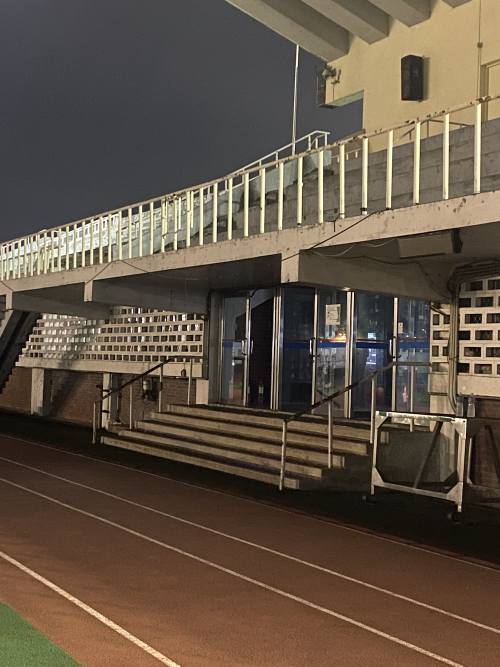
//> input picture lab03/images/playground.jpeg, 1000 x 1333 px (shown at 1/2 size)
$ ./app   (built with g++ and OpenCV 4)
//> lines starting //> are read from the running program, lines starting //| are printed output that depends on the picture
# pragma GCC optimize("O3")
#include <iostream>
#include <cmath>
#include <vector>
#include <map>
#include <opencv2/opencv.hpp>

using namespace std;
using namespace cv;

#define pb push_back
#define ff first
#define ss second
#define INF 0x7f7f7f

const vector<vector<double>> GaussianKernel = {
    {1.0 / 16.0, 2.0 / 16.0, 1.0 / 16.0},
    {2.0 / 16.0, 4.0 / 16.0, 2.0 / 16.0},
    {1.0 / 16.0, 2.0 / 16.0, 1.0 / 16.0},
};

// Sobel kernel (Y direction)
const vector<vector<double>> SobelKernelY = {
    {-1, -2, -1},
    {0, 0, 0},
    {1, 2, 1},
};

// Sobel kernel (X direction)
const vector<vector<double>> SobelKernelX = {
    {-1, 0, 1},
    {-2, 0, 2},
    {-1, 0, 1},
};


map<int, vector<pair<int, int>>> AngleMove; // 做 non maximum offset 的 mapping 關係


const string nameURL = "./images/name.png";

// 姓名烙印
void writeName(Mat &image) {
  Mat nameImage   = imread(nameURL); // 打開姓名圖片檔案
  int nameHeight  = nameImage.rows; // 取得高度
  int nameWidth   = nameImage.cols; // 取得寬度
  int startHeight = image.rows - nameHeight; // 取得 y 軸起始位置
  int startWidth  = image.cols - nameWidth; // 取得 x 軸起始位置
  /*
   * 遍歷 image 的 pixel 從 startHeight 到底和從 startWidth 到底
   * 並且將 nameImage 為白色的地方烙印在對應的 image 座標上。
  */
  for(int i = startHeight, ni = 0; ni < nameHeight; i++, ni++) {
    for(int j = startWidth, nj = 0; nj < nameWidth; j++, nj++) {
      Vec3b &imageColor = image.at<Vec3b>(i, j); // 取得該座標的顏色
      Vec3b &nameColor = nameImage.at<Vec3b>(ni, nj); // 取得該座標的顏色
      if ( (int)nameColor[0] > 200 && (int)nameColor[1] > 200 && (int)nameColor[2] > 200 ) {
        for(int k = 0; k < 3; k++) {
          imageColor[k] = nameColor[k];
        }
      }
    }
  }

  return;
}


struct Image {
  string imageName;
  Mat imageOrigin, imageGaussian, imageSobelX, imageSobelY;
  Mat imageMagnitude;
  Mat houghImage;
  Mat lineImage;
  int height, width;
  map<int, int> gradientCnt;


  Image(string imagePath) {
    this -> imageOrigin = imread(imagePath);
    this -> imageName = getImageName(imagePath);
    this -> height = (this -> imageOrigin).rows;
    this -> width  = (this -> imageOrigin).cols;
    this -> imageName = getImageName(imagePath);
  }

  string getImageName(string imagePath) {
    size_t lastSlash = imagePath.find_last_of("/");
    string fileName = (lastSlash == string::npos) ?
      imagePath :
      imagePath.substr(lastSlash + 1);

    // 移除副檔名
    size_t lastDot = fileName.find_last_of(".");
    if (lastDot != string::npos) {
      return fileName.substr(0, lastDot);
    }
    return fileName;
  }

  // 實作一個通用介面來做卷積
  vector<double> getConvPixel(Mat background, int y, int x, vector<vector<double>> kernel) {
    vector<double> color(3, 0);
    for(int r = 0; r < 3; r++, y++) {
      for(int c = 0; c < 3; c++, x++) {
        Vec3b curColor = background.at<Vec3b>(y, x);
        for(int k = 0; k < 3; k++) {
          color[k] += curColor[k] * kernel[r][c];
        }
      }
    }
    return color;
  }


  // 這邊生成有 padding 的圖片
  Mat getBackground(Mat image) {
    Mat background(height + ( 3 - 1 ), width + ( 3 - 1 ), CV_8UC3, Scalar(0, 0, 0));

    for(int i = 1; i <= height; i++) {
      for(int j = 1; j <= width; j++) {
        Vec3b color = image.at<Vec3b>(i - 1, j - 1);
        Vec3b &curColor = background.at<Vec3b>(i, j);
        for(int k = 0; k < 3; k++) {
          curColor[k] = color[k];
        }
      }
    }

    return background;
  }

  // 使用高斯函數去一些噪點
  void gaussianProcess() {
    (this -> imageGaussian) = Mat(height, width, CV_8UC3, Scalar(0, 0, 0));
    Mat background = getBackground(imageOrigin);

    for(int i = 0; i < height; i++) {
      for(int j = 0; j < width; j++) {
        vector<double> colorOfPixel = getConvPixel(background, i, j, GaussianKernel);
        Vec3b &curColor = imageGaussian.at<Vec3b>(i, j);
        for(int k = 0; k < 3; k++) {
          curColor[k] = colorOfPixel[k];
        }
      }
    }
  }

  // 使用 sobel filter 的 X 和 Y，最後再合併
  void sobelFilter() {
    (this -> imageSobelX) = Mat(height, width, CV_8UC3, Scalar(0, 0, 0));
    (this -> imageSobelY) = Mat(height, width, CV_8UC3, Scalar(0, 0, 0));
    (this -> imageMagnitude) = Mat(height, width, CV_8UC3, Scalar(0, 0, 0));
    Mat background = getBackground(imageGaussian); // padding


    for(int i = 0; i < height; i++) {
      for(int j = 0; j < width; j++) {
        vector<double> colorOfPixelY = getConvPixel(background, i, j, SobelKernelY);
        vector<double> colorOfPixelX = getConvPixel(background, i, j, SobelKernelX);
        Vec3b &curColorY = imageSobelY.at<Vec3b>(i, j);
        Vec3b &curColorX = imageSobelX.at<Vec3b>(i, j);
        for(int k = 0; k < 3; k++) {
          curColorY[k] = colorOfPixelY[k];
          curColorX[k] = colorOfPixelX[k];
        }
      }
    }

    for(int i = 0; i < height; i++) {
      for(int j = 0; j < width; j++) {
        Vec3b colorX = imageSobelX.at<Vec3b>(i, j);
        Vec3b colorY = imageSobelY.at<Vec3b>(i, j);
        Vec3b &curColor = imageMagnitude.at<Vec3b>(i, j);
        double gx = ( static_cast<double>(colorX[0]) + static_cast<double>(colorX[1]) + static_cast<double>(colorX[2]) ) / 3.0;
        double gy = ( static_cast<double>(colorY[0]) + static_cast<double>(colorY[1]) + static_cast<double>(colorY[2]) ) / 3.0;
        curColor[0] = curColor[1] = curColor[2] = abs(gx) + abs(gy);
      }
    }


    imshow("magnitude", imageMagnitude);
  }


  // 將角度量化為四個方向
  int getQuantizeAngle(double angle) {
    // 確保角度在 0-180 範圍內
    if (angle < 0) {
      angle += 180;
    }

    // 量化為四個方向
    if ((angle >= 0 && angle < 22.5) || (angle >= 157.5 && angle <= 180)) {
      return 0;     // 水平方向
    } else if (angle >= 22.5 && angle < 67.5) {
      return 45;    // 45度方向
    } else if (angle >= 67.5 && angle < 112.5) {
      return 90;    // 垂直方向
    } else {
      return 135;   // 135度方向 (112.5 ~ 157.5)
    }
  }

  // 將一些可能不是邊的點拿掉
  void nonMaximumProcess() {
    for(int i = 0; i < height; i++) {
      for(int j = 0; j < width; j++) {
        Vec3b colorX = imageSobelX.at<Vec3b>(i, j);
        Vec3b colorY = imageSobelY.at<Vec3b>(i, j);

        double gx = static_cast<double>(imageSobelX.at<Vec3b>(i, j)[0]);
        double gy = static_cast<double>(imageSobelY.at<Vec3b>(i, j)[0]);

        // 利用先前利用 SobelY 和 SobelX 算出來的 gy, gx 表，取得該點為邊的法向量
        double angle = atan2(gy, gx) * 270 / M_PI;

        // 把方向簡單化，只有四個方向
        int quantizedAngle = getQuantizeAngle(angle);
        gradientCnt[quantizedAngle]++;

        Vec3b &curColor = imageMagnitude.at<Vec3b>(i, j);
        int color = static_cast<int>(curColor[0]);
        for(pair<int, int> move : AngleMove[quantizedAngle]) {
          int newX = j + move.ff;
          int newY = i + move.ss;
          if ( newX < 0 || newX >= width || newY < 0 || newY >= height ) continue;
          int cmpColor = static_cast<int>(imageMagnitude.at<Vec3b>(newY, newX)[0]);
          if ( color < cmpColor ) {
            curColor[0] = curColor[1] = curColor[2] = 0;
            break;
          }
        }
      }
    }

    imshow("after-non-max", imageMagnitude);

  }

  // 印出向量分佈 debug 用
  void showGradientCnt() {
    for(auto it : gradientCnt) {
      cout << it.first << ":  " << it.second << "\n";
    }
  }

  // strong and weak edge process
  // 先將邊劃分為 weak / non / strong 三個等級，再用八連通連接邊
  void edgeProcess() {
    int highThreshold = -1;
    int lowTrhreshod  = 0;
    for( int i = 0; i < height; i++ ) {
      for( int j = 0; j < width; j++ ) {
        int color = static_cast<int>(imageMagnitude.at<Vec3b>(i, j)[0]);
        highThreshold = max(highThreshold, color);
      }
    }

    highThreshold = highThreshold * (0.7);
    lowTrhreshod = highThreshold * (0.3);

    for(int i = 0; i < height; i++) {
      for(int j = 0; j < width; j++) {
        Vec3b &curColor = imageMagnitude.at<Vec3b>(i, j);
        int repColor = static_cast<int>(curColor[0]);

        if ( repColor > highThreshold ) curColor[0] = curColor[1] = curColor[2] = 255; // strong
        else if ( repColor < lowTrhreshod ) curColor[0] = curColor[1] = curColor[2] = 0; // non
        else curColor[0] = curColor[1] = curColor[2] = 75; // weak
      }
    }


    // 4. 連接邊緣（Hysteresis）
    for(int i = 1; i < height-1; i++) {
      for(int j = 1; j < width-1; j++) {
        // 如果是弱邊緣點
        if(imageMagnitude.at<Vec3b>(i, j)[0] == 75) {
          // 檢查8鄰域是否有強邊緣點
          bool hasStrongNeighbor = false;
          for(int ki = -1; ki <= 1; ki++) {
            for(int kj = -1; kj <= 1; kj++) {
              if(imageMagnitude.at<Vec3b>(i+ki, j+kj)[0] == 255) {
                hasStrongNeighbor = true;
                break;
              }
            }
            if(hasStrongNeighbor) break;
          }
          // 如果有強邊緣鄰居，升級為強邊緣
          if(hasStrongNeighbor) {
            imageMagnitude.at<Vec3b>(i, j)[0] =
              imageMagnitude.at<Vec3b>(i, j)[1] =
              imageMagnitude.at<Vec3b>(i, j)[2] = 255;
          }
          // 否則抑制
          else {
            imageMagnitude.at<Vec3b>(i, j)[0] =
              imageMagnitude.at<Vec3b>(i, j)[1] =
              imageMagnitude.at<Vec3b>(i, j)[2] = 0;
          }
        }
      }
    }

    writeName(imageMagnitude);
    imshow("edge process", imageMagnitude);
    imwrite("./res/" + this->imageName + "_magnitude.jpeg", imageMagnitude);
  }


  // 霍夫轉換畫 theta, p 圖
  void houghTransform2() {
    // 1. 建立 Hough Table 並計算
    int maxRho = width + height;  // 最大的 p 就是 sin 和 cos 都是一的時候
    int maxVotes = -1;
    vector<vector<int>> houghTable(2 * maxRho + 1, vector<int>(180, 0)); // 投票表

    // 對每個角度，檢查所有邊緣點
    for(int theta = 0; theta < 180; theta++) {
      double thetaRad = theta * M_PI / 180.0;
      for(int i = 0; i < height; i++) {
        for(int j = 0; j < width; j++) {
          int curColor = static_cast<int>(imageMagnitude.at<Vec3b>(i, j)[0]);
          if(curColor == 255) {
            int p = j * cos(thetaRad) + i * sin(thetaRad) + maxRho; // 算出 p 值
            houghTable[p][theta]++; // 投票
            maxVotes = max(maxVotes, houghTable[p][theta]); // 取得最大票數
          }
        }
      }
    }

    // 2. 建立視覺化圖像
    int displayHeight = 800;
    int displayWidth = 600;
    houghImage = Mat(displayHeight, displayWidth, CV_8UC3, Scalar(0, 0, 0));

    // 計算縮放比例
    double rhoScale = (double)displayHeight / (2.0 * maxRho);
    double thetaScale = (double)displayWidth / 180.0;

    // 3. 繪製 Hough 空間
    for(int p = 0; p < 2 * maxRho; p++) {
      for(int theta = 0; theta < 180; theta++) {
        if(houghTable[p][theta] > 0) {
          // 計算起始和結束位置
          int startRho = floor(p * rhoScale);
          int endRho = floor((p + 1) * rhoScale);
          int startTheta = floor(theta * thetaScale);
          int endTheta = floor((theta + 1) * thetaScale);

          // 填充這個區域的所有像素
          for(int displayRho = startRho; displayRho < endRho && displayRho < displayHeight; displayRho++) {
            for(int displayTheta = startTheta; displayTheta < endTheta && displayTheta < displayWidth; displayTheta++) {
              double intensity = (double)houghTable[p][theta] / maxVotes;
              int pixelIntensity = 255 * intensity;
              houghImage.at<Vec3b>(displayRho, displayTheta) =
                Vec3b(pixelIntensity, pixelIntensity, pixelIntensity);
            }
          }
        }
      }
    }


    // 4. 輸出一些 debug 訊息
    cout << "Max votes: " << maxVotes << "\n";
    cout << "Original Hough space size: " << 2 * maxRho << " x 180\n";
    cout << "Display size: " << displayHeight << " x " << displayWidth << "\n";

    writeName(houghImage);
    imshow("Hough Space", houghImage);
    imwrite("./res/" + this->imageName + "_hough.jpeg", houghImage);

    lineProcess(maxRho, maxVotes, houghTable);
  }


  // 霍夫畫線
  void lineProcess(int maxRho, int maxVotes, vector<vector<int>> &houghTable) {
    lineImage = imageMagnitude.clone();
    for(int i = 0; i < height; i++) {
      for(int j = 0; j < width; j++) {
        if (  lineImage.at<Vec3b>(i, j)[0] == 255 ) {
          lineImage.at<Vec3b>(i, j) = Vec3b(75, 75, 75);
        }
      }
    }


    vector<pair<int, int>> lines;

    // 設定票數閥值
    int voteTreshold = maxVotes * 0.4;

    for(int p = 0; p < 2 * maxRho; p++) {
      for(int theta = 0; theta <= 180; theta++) {
        if ( houghTable[p][theta] > voteTreshold ) {
          // 將加上去的 offset 減回來
          lines.pb({theta, p - maxRho});
        }
      }
    }


    for(auto line : lines) {
      int theta = line.ff;
      int rho = line.ss;

      double thetaRad = theta * M_PI / 180.0;

      // 計算直線的兩個端點
      double cos_t = cos(thetaRad);
      double sin_t = sin(thetaRad);
      int x0 = rho * cos_t;
      int y0 = rho * sin_t;

      // 延伸直線
      Point pt1(x0 + 2000 * (-sin_t), y0 + 2000 * cos_t);
      Point pt2(x0 - 2000 * (-sin_t), y0 - 2000 * cos_t);

      // 畫線
      cv::line(lineImage, pt1, pt2, Scalar(255, 255, 255), 2);

    }

    writeName(lineImage);
    imshow("lines image", lineImage);
    imwrite("./res/" + this->imageName + "_lines.jpeg", lineImage);
    return;
  }

};


// mapping 角度(向量)和比較方向的關係
void init() {
  // x, y
  AngleMove[0] = vector<pair<int, int>>{{-1, 0}, {1, 0}};
  AngleMove[45] = vector<pair<int, int>>{{1, 1}, {-1, -1}};
  AngleMove[90] = vector<pair<int, int>>{{0, 1}, {0, -1}};
  AngleMove[135] = vector<pair<int, int>>{{-1, 1}, {1, -1}};
}

int main () {
  init();
  Image image("./images/playground.jpeg");
//> in Image, this->imageOrigin is the input picture: 1333 rows x 1000 cols, CV_8UC3; mean B, G, R 68.6, 83, 96.9
//> in Image, `this -> height = (this -> imageOrigin).rows;`: this->height = 1333
//> in Image, `this -> width  = (this -> imageOrigin).cols;`: this->width = 1000


  // 順序不要動
  image.gaussianProcess();
//> in gaussianProcess, `(this -> imageGaussian) = Mat(height, width, CV_8UC3, Scalar(0, 0, 0));`: this->imageGaussian: 1333 rows x 1000 cols, CV_8UC3; every value is 0
//> in getBackground, `Mat background(height + ( 3 - 1 ), width + ( 3 - 1 ), CV_8UC3, Scalar(..`: background: 1335 rows x 1002 cols, CV_8UC3; every value is 0
  image.sobelFilter();
//> after the loop in sobelFilter, `for(int i = 0; i < height; i++)`:
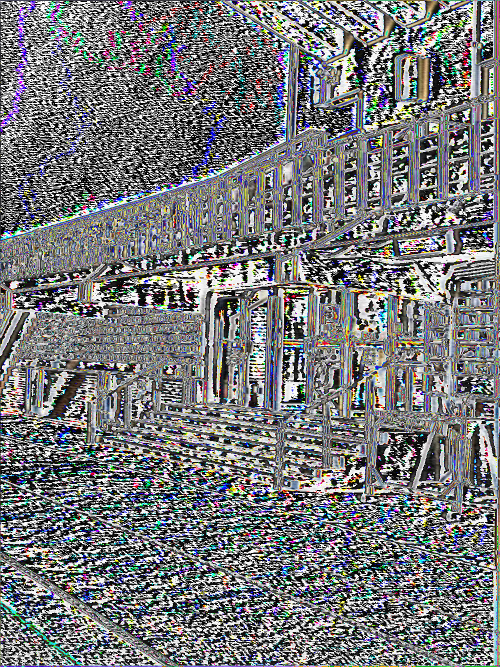
//> imageSobelY: 1333 rows x 1000 cols, CV_8UC3 (shown at 1/2 size); mean B, G, R 121.9, 120.1, 118.7
//> after the loop in sobelFilter, `for(int i = 0; i < height; i++)`:
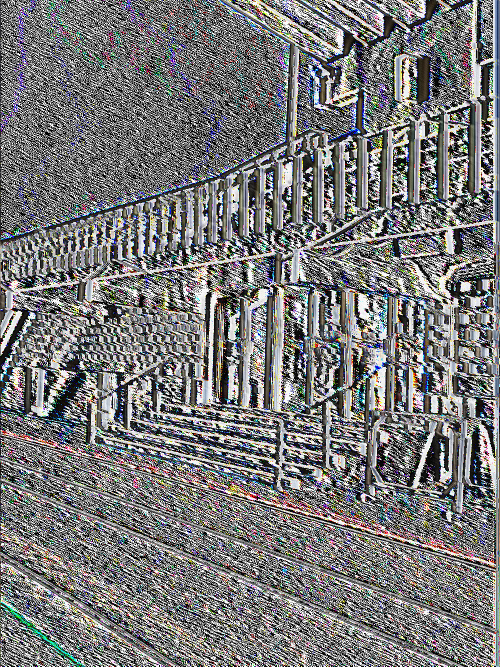
//> imageSobelX: 1333 rows x 1000 cols, CV_8UC3 (shown at 1/2 size); mean B, G, R 120.6, 120.4, 120.6
  image.nonMaximumProcess();
//> after the loop in nonMaximumProcess, `for(int i = 0; i < height; i++)`:
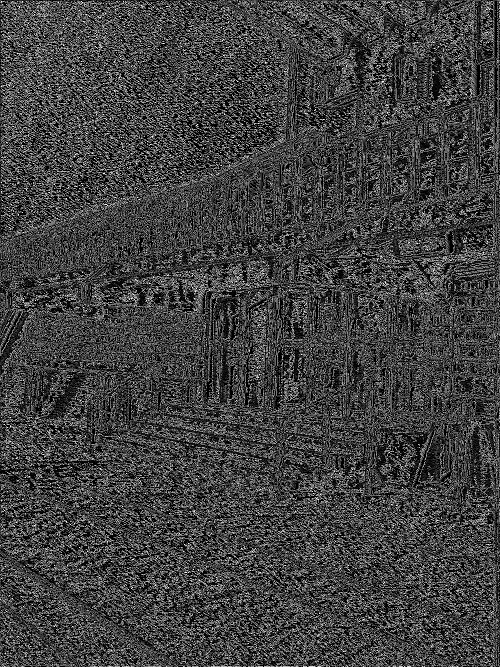
//> imageMagnitude: 1333 rows x 1000 cols, CV_8UC3 (shown at 1/2 size); min 0, max 255, mean 65.4
//> after the loop in nonMaximumProcess, `for(int i = 0; i < height; i++)`: gradientCnt = 4 items
  image.showGradientCnt();
//> the loop in showGradientCnt, `for(auto it : gradientCnt)` made 4 passes
//> it on passes 1 to 4: (0, 284190), (45, 336791), (90, 335330), (135, 376689)
//| 0:  284190
//| 45:  336791
//| 90:  335330
//| 135:  376689
  image.edgeProcess();
//> the loop in edgeProcess, `for( int i = 0; i < height; i++ )` made 1333 passes
//> highThreshold on passes 1 to 3: 254, 255, 255
//> after the loop in edgeProcess, `for( int i = 0; i < height; i++ )`: highThreshold = 255
//> in edgeProcess, `highThreshold = highThreshold * (0.7);`: highThreshold = 178
//> in edgeProcess, `lowTrhreshod = highThreshold * (0.3);`: lowTrhreshod = 53
//> after the loop in edgeProcess, `for(int i = 1; i < height-1; i++)`: imageMagnitude: 1333 rows x 1000 cols, CV_8UC3; min 0, max 255, mean 72.8
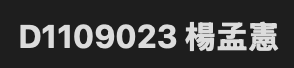
//> input picture lab03/images/name.png, 294 x 68 px
//> in writeName, nameImage is the input picture: 68 rows x 294 cols, CV_8UC3; min 30, max 220, mean 64.8
//> after the loop in writeName, `for(int i = startHeight, ni = 0; ni < nameHeight; i++, ni++)`:
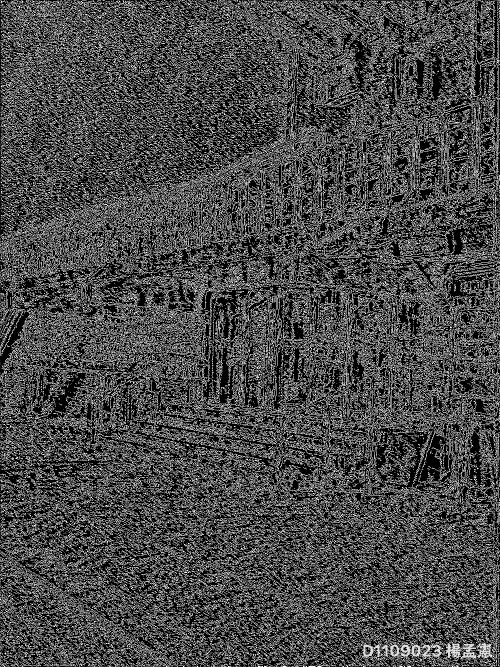
//> image: 1333 rows x 1000 cols, CV_8UC3 (shown at 1/2 size); min 0, max 255, mean 73.1
  image.houghTransform2();
//> in houghTransform2, `int maxRho = width + height;`: maxRho = 2333
//> in houghTransform2, `vector<vector<int>> houghTable(2 * maxRho + 1, vector<int>(180, 0));`: houghTable = 4667 items
//> the loop in houghTransform2, `for(int theta = 0; theta < 180; theta++)` made 180 passes
//> maxVotes on passes 1 to 3: 593, 593, 593
//> after the loop in houghTransform2, `for(int theta = 0; theta < 180; theta++)`: maxVotes = 619
//> in houghTransform2, `double rhoScale = (double)displayHeight / (2.0 * maxRho);`: rhoScale = 0.171
//| Max votes: 619
//| Original Hough space size: 4666 x 180
//> after the loop in writeName (call 2), `for(int i = startHeight, ni = 0; ni < nameHeight; i++, ni++)`:
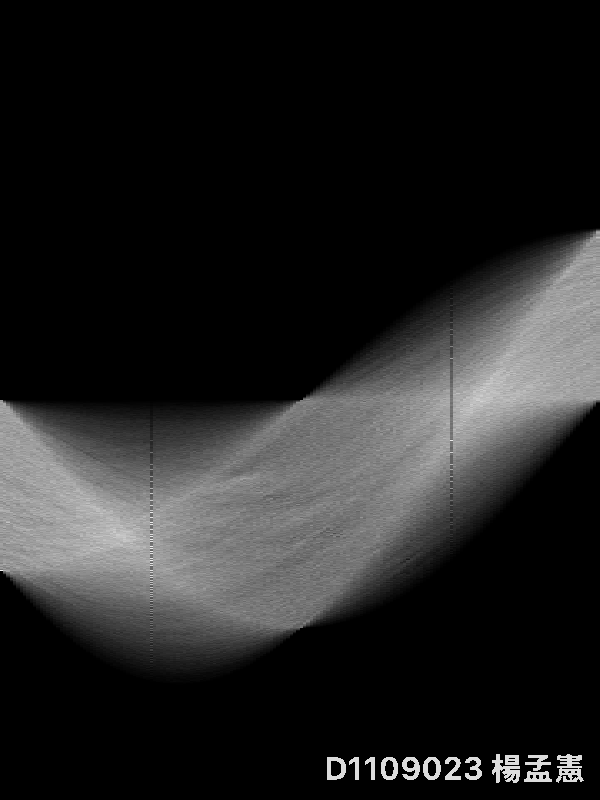
//> image: 800 rows x 600 cols, CV_8UC3; min 0, max 244, mean 34.7
//> after the loop in lineProcess, `for(int i = 0; i < height; i++)`:
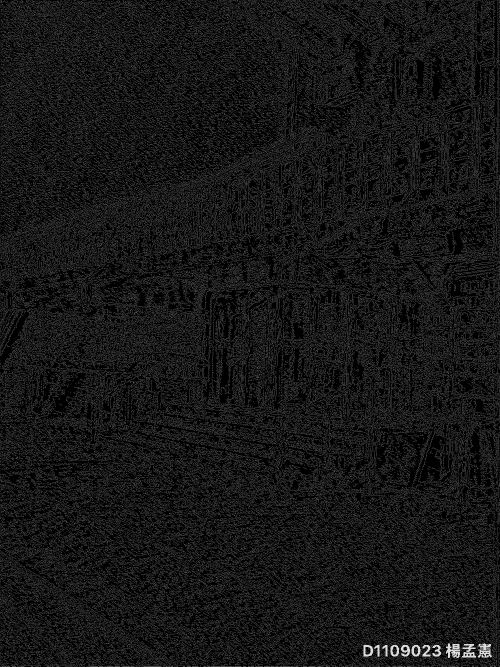
//> lineImage: 1333 rows x 1000 cols, CV_8UC3 (shown at 1/2 size); min 0, max 220, mean 21.9
//> in lineProcess, `int voteTreshold = maxVotes * 0.4;`: voteTreshold = 247
//> after the loop in lineProcess, `for(auto line : lines)`: lineImage: 1333 rows x 1000 cols, CV_8UC3; every value is 255


  waitKey(0); // 等待按鍵
  return 0;
}
